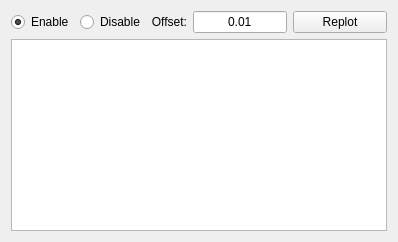
          <widget class="QWidget" name="tab_2">
           <attribute name="title">
            <string>Stacked Plot</string>
           </attribute>
           <layout class="QGridLayout" name="gridLayout_6">
            <item row="0" column="0">
             <layout class="QVBoxLayout" name="verticalLayout">
              <item>
               <layout class="QHBoxLayout" name="horizontalLayout_2" stretch="0,0,0,1,1">
                <item>
                 <widget class="QRadioButton" name="radioSTK_True">
                  <property name="font">
                   <font>
                    <weight>50</weight>
                    <bold>false</bold>
                   </font>
                  </property>
                  <property name="text">
                   <string>Enable</string>
                  </property>
                  <property name="checked">
                   <bool>true</bool>
                  </property>
                 </widget>
                </item>
                <item>
                 <widget class="QRadioButton" name="radioSTK_False">
                  <property name="font">
                   <font>
                    <weight>50</weight>
                    <bold>false</bold>
                   </font>
                  </property>
                  <property name="text">
                   <string>Disable</string>
                  </property>
                 </widget>
                </item>
                <item>
                 <widget class="QLabel" name="label">
                  <property name="layoutDirection">
                   <enum>Qt::LeftToRight</enum>
                  </property>
                  <property name="text">
                   <string>Offset:</string>
                  </property>
                  <property name="alignment">
                   <set>Qt::AlignRight|Qt::AlignTrailing|Qt::AlignVCenter</set>
                  </property>
                 </widget>
                </item>
                <item>
                 <widget class="QLineEdit" name="lineEdit_offset">
                  <property name="text">
                   <string>0.01</string>
                  </property>
                  <property name="alignment">
                   <set>Qt::AlignCenter</set>
                  </property>
                 </widget>
                </item>
                <item>
                 <widget class="QPushButton" name="ButtonReplot">
                  <property name="text">
                   <string>Replot</string>
                  </property>
                 </widget>
                </item>
               </layout>
              </item>
              <item>
               <widget class="GraphicsLayoutWidget" name="glw_2"/>
              </item>
             </layout>
            </item>
           </layout>
          </widget>
